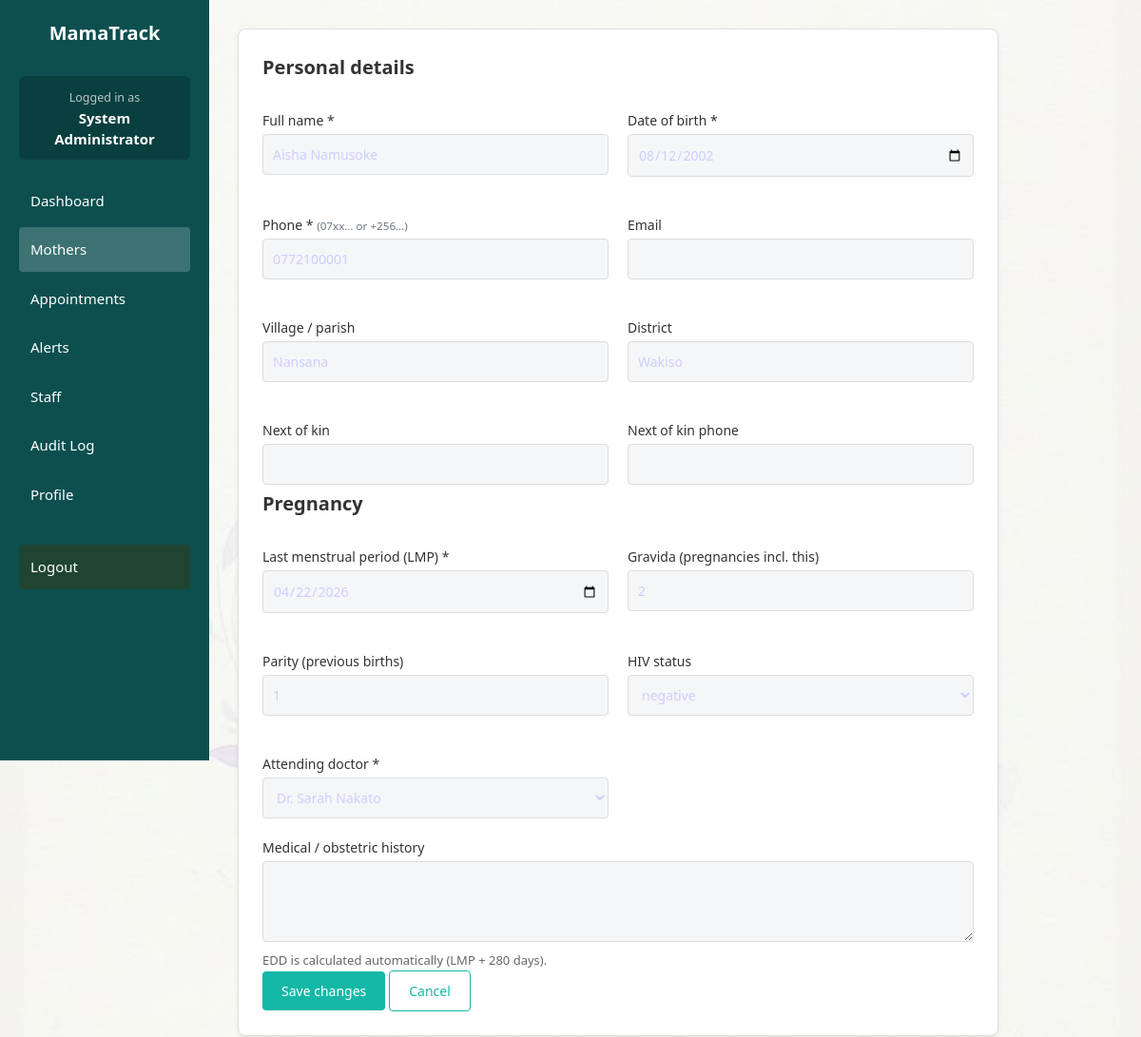
Screenshot of /patient_form.php?id=1 (signed in) with the database file from the repository.
### tables this page shows
CREATE TABLE `users` (
  `id` int(11) NOT NULL,
  `name` varchar(150) NOT NULL,
  `email` varchar(150) NOT NULL,
  `phone` varchar(30) DEFAULT NULL,
  `role` enum('admin','doctor','nurse') NOT NULL,
  `password_hash` varchar(255) NOT NULL,
  `active` tinyint(1) NOT NULL DEFAULT 1,
  `must_change` tinyint(1) NOT NULL DEFAULT 0,
  `failed_logins` int(11) NOT NULL DEFAULT 0,
  `locked_until` datetime DEFAULT NULL,
  `created_at` datetime NOT NULL
);

CREATE TABLE `patients` (
  `id` int(11) NOT NULL,
  `mrn` varchar(50) DEFAULT NULL,
  `name` varchar(150) NOT NULL,
  `dob` date NOT NULL,
  `phone` varchar(30) DEFAULT NULL,
  `email` varchar(150) DEFAULT NULL,
  `village` varchar(150) DEFAULT NULL,
  `district` varchar(150) DEFAULT NULL,
  `next_of_kin` varchar(150) DEFAULT NULL,
  `nok_phone` varchar(30) DEFAULT NULL,
  `lmp` date NOT NULL,
  `edd` date DEFAULT NULL,
  `gravida` int(11) NOT NULL DEFAULT 1,
  `parity` int(11) NOT NULL DEFAULT 0,
  `hiv_status` varchar(20) NOT NULL DEFAULT 'unknown',
  `history` text DEFAULT NULL,
  `doctor_id` int(11) DEFAULT NULL,
  `risk_level` varchar(20) NOT NULL DEFAULT 'unassessed',
  `risk_score` int(11) NOT NULL DEFAULT 0,
  `created_by` int(11) DEFAULT NULL,
  `created_at` datetime NOT NULL
);

### patient_form.php (the view, shortened to what this page needs)
<?php
require __DIR__ . '/includes/bootstrap.php';
$u = require_login();
$id = (int)($_GET['id'] ?? 0);
$p = $id ? get_patient($id) : null;
$errors = []; $d = $p ?: ['name' => '', 'dob' => '', 'phone' => '', 'email' => '', 'village' => '', 'district' => '', 'next_of_kin' => '', 'nok_phone' => '',
    'lmp' => '', 'gravida' => 1, 'parity' => 0, 'hiv_status' => 'unknown', 'history' => '', 'doctor_id' => $u['role'] === 'doctor' ? $u['id'] : ''];
page_header($p ? 'Edit mother' : 'Register mother', 'patients'); ?>
<form method="post" class="card form"><?= csrf_field() ?>
  <h2>Personal details</h2>
  <div class="cols">
    <label>Full name *<input name="name" value="<?= h($d['name']) ?>" required></label>
    <label>Date of birth *<input type="date" name="dob" value="<?= h($d['dob']) ?>" max="<?= today() ?>" required></label>
    <label>Phone * <small>(07xx… or +256…)</small><input name="phone" value="<?= h($d['phone']) ?>" required></label>
    <label>Email<input type="email" name="email" value="<?= h($d['email']) ?>"></label>
    <label>Village / parish<input name="village" value="<?= h($d['village']) ?>"></label>
    <label>District<input name="district" value="<?= h($d['district']) ?>"></label>
    <label>Next of kin<input name="next_of_kin" value="<?= h($d['next_of_kin']) ?>"></label>
    <label>Next of kin phone<input name="nok_phone" value="<?= h($d['nok_phone']) ?>"></label>
  </div>
  <h2>Pregnancy</h2>
  <div class="cols">
    <label>Last menstrual period (LMP) *<input type="date" name="lmp" value="<?= h($d['lmp']) ?>" max="<?= today() ?>" required></label>
    <label>Gravida (pregnancies incl. this)<input type="number" name="gravida" min="1" max="20" value="<?= h($d['gravida']) ?>"></label>
    <label>Parity (previous births)<input type="number" name="parity" min="0" max="20" value="<?= h($d['parity']) ?>"></label>
    <label>HIV status<select name="hiv_status"><?php foreach (['unknown', 'negative', 'positive'] as $o): ?><option <?= $d['hiv_status'] === $o ? 'selected' : '' ?>><?= $o ?></option><?php endforeach; ?></select></label>
    <label>Attending doctor *<select name="doctor_id"><option value="">— select —</option>
      <?php foreach (doctors() as $doc): ?><option value="<?= $doc['id'] ?>" <?= (int)$d['doctor_id'] === (int)$doc['id'] ? 'selected' : '' ?>><?= h($doc['name']) ?></option><?php endforeach; ?></select></label>
  </div>
  <label>Medical / obstetric history<textarea name="history" rows="3"><?= h($d['history']) ?></textarea></label>
  <p class="muted">EDD is calculated automatically (LMP + 280 days).</p>
  <button class="btn"><?= $p ? 'Save changes' : 'Register mother' ?></button> <a class="btn ghost" href="<?= $p ? 'patient.php?id=' . $id : 'patients.php' ?>">Cancel</a>
</form>
<?php page_footer();

### bootstrap.php (shortened to what this page needs)
<?php
function db() {
    static $pdo = null;
    if ($pdo === null) {
        $host = '127.0.0.1';
        $db   = 'mamatrack';
        $user = 'root';
        $pass = '';
        $charset = 'utf8mb4';
        $dsn = "mysql:host=$host;dbname=$db;charset=$charset";
        $options = [
            PDO::ATTR_ERRMODE            => PDO::ERRMODE_EXCEPTION,
            PDO::ATTR_DEFAULT_FETCH_MODE => PDO::FETCH_ASSOC,
            PDO::ATTR_EMULATE_PREPARES   => false,
        ];
        try {
            $pdo = new PDO($dsn, $user, $pass, $options);
        } catch (PDOException $e) {
            die("Database connection failed: " . $e->getMessage());
        }
    }
    return $pdo;
}
function today() { return date('Y-m-d'); }
function h($str) { return htmlspecialchars((string)$str, ENT_QUOTES, 'UTF-8'); }
function current_user() {
    static $u = null;
    if ($u === null) {
        $s = db()->prepare('SELECT * FROM users WHERE id=? AND active=1');
        $s->execute([$_SESSION['uid']]);
        $u = $s->fetch();
    }
    return $u;
}
function require_login($force_change = false) {
    $u = current_user();
    return $u;
}
function get_patient($id) {
    $s = db()->prepare('SELECT p.*, u.name AS doctor_name FROM patients p LEFT JOIN users u ON u.id=p.doctor_id WHERE p.id=?');
    $s->execute([$id]);
    return $s->fetch();
}
function doctors() {
    return db()->query("SELECT id, name FROM users WHERE role='doctor' AND active=1 ORDER BY name")->fetchAll();
}
function page_header($title, $active = '') {
    $u = current_user();
    ?><!DOCTYPE html><html lang="en"><head><meta charset="UTF-8"><meta name="viewport" content="width=device-width, initial-scale=1.0">
    <link rel="stylesheet" href="assets/style.css">
    </head><body>
    <?php if ($u): ?>
       <div class="sidebar" id="sidebar">
        <h2> MamaTrack</h2>
        <div style="background: rgba(0,0,0,0.2); padding: 10px; border-radius: 6px; margin-bottom: 20px; text-align: center;">
            <small style="color: rgba(255,255,255,0.7);">Logged in as</small><br>
            <b style="color: white;"><?= h($u['name']) ?></b>
        </div>
        <a href="dashboard.php" class="<?= $active==='dash'?'active':'' ?>">Dashboard</a> <a href="patients.php" class="<?= $active==='patients'?'active':'' ?>">Mothers</a>
        <a href="appointments.php" class="<?= $active==='appts'?'active':'' ?>">Appointments</a>
        <a href="notifications.php" class="<?= $active==='notif'?'active':'' ?>">Alerts</a>
        <?php if ($u['role'] === 'admin'): ?><a href="users.php" class="<?= $active==='users'?'active':'' ?>">Staff</a>
        <a href="audit.php" class="<?= $active==='audit'?'active':'' ?>">Audit Log</a><?php endif; ?>
        <a href="profile.php">Profile</a>
        <a href="logout.php" style="margin-top: 30px; background: rgba(35, 68, 45, 0.85);">Logout</a>
    </div>
    <div class="content">
    <?php endif; ?>
<?php
}
function page_footer() {
    if (current_user()) {
        echo '</div>';
    }
    echo '</body></html>';
}

### style.css (style rules this page uses)
:root { --bg:#f4f6f8;--card:#fff;--ink:#1d2733;--mute:#6b7785;--line:#e3e8ee;--brand:#0f766e;--brand2:#0b5a54; --bad:#c0392b;--warn:#b9770e;--ok:#1e8449 }
* { box-sizing:border-box }
body { margin:0;font:15px/1.5 system-ui,-apple-system,Segoe UI,Roboto,sans-serif;background:linear-gradient(rgba(244,246,248,.7),rgba(244,246,248,.7)),url('https://i.pinimg.com/736x/f6/3e/a1/f63ea1126cc6912b124e506825b23bbc.jpg') center/cover no-repeat fixed;color:var(--ink);display:flex;min-height:100vh }
a { color:var(--brand) }
h2 { font-size:1.1rem;margin:0 0 10px }
.card { background:rgba(255,255,255,.92);border:1px solid var(--line);border-radius:12px;padding:18px;margin-bottom:16px;backdrop-filter:blur(2px);box-shadow:0 10px 28px rgba(15,23,42,.08) }
.cols { display:grid;grid-template-columns:repeat(auto-fit,minmax(210px,1fr));gap:12px }
label { display:block;font-weight:600;font-size:.88rem;margin-bottom:10px }
label small { font-weight:400;color:var(--mute) }
input,select,textarea { width:100%;padding:8px 10px;border:1px solid var(--line);border-radius:8px;background:var(--bg);color:var(--ink);font:inherit;margin-top:4px }
.btn { display:inline-block;background:var(--brand);color:#fff;border:0;border-radius:8px;padding:9px 16px;font:inherit;font-weight:600;cursor:pointer;text-decoration:none }
.btn.ghost { background:transparent;color:var(--brand);border:1px solid var(--line) }
.muted { color:var(--mute) }
small { color:var(--mute) }

### bootstrap.php (style rules this page uses)
* { box-sizing: border-box; margin: 0; padding: 0; font-family: 'Segoe UI', Tahoma, Geneva, Verdana, sans-serif; }
body { background: #f5f5f5; background-image: url('assets/background.jpeg'); background-repeat: no-repeat; background-position: center center; background-size: cover; background-attachment: fixed; color: #333; display: flex; min-height: 100vh; }
.sidebar { width: 220px; background: #0d4f4f; color: white; padding: 20px; position: fixed; left: 0; top: 0; height: 100vh; transition: transform 0.3s ease; z-index: 1001; overflow-y: auto; }
.sidebar h2 { margin-bottom: 30px; font-size: 20px; text-align: center; color: white; }
.sidebar a { display: block; color: white; text-decoration: none; padding: 12px; margin: 5px 0; border-radius: 4px; transition: background 0.2s; }
.sidebar a:hover, .sidebar a.active { background: rgba(255,255,255,0.2); }
.content { margin-left: 220px; padding: 30px; flex: 1; transition: margin-left 0.3s ease; width: calc(100% - 220px); }
.card { background: white; padding: 25px; border-radius: 8px; box-shadow: 0 2px 4px rgba(0,0,0,0.08); margin-bottom: 20px; border: 1px solid #e0e0e0; }
.card.form { max-width: 800px; }
.cols { display: grid; grid-template-columns: 1fr 1fr; gap: 20px; }
label { display: block; margin: 15px 0 5px; font-weight: 500; font-size: 14px; color: #333; }
input, select, textarea { width: 100%; padding: 10px; border: 1px solid #ddd; border-radius: 4px; font-size: 14px; color: #ceceff; transition: border 0.2s; }
.btn { display: inline-block; padding: 10px 20px; background: #14b8a6; color: white; text-decoration: none; border-radius: 4px; border: none; cursor: pointer; font-size: 14px; font-weight: 500; transition: background 0.2s; }
.btn.ghost { background: transparent; color: #14b8a6; border: 1px solid #14b8a6; }
.muted { color: #666; font-size: 13px; }
h2 { color: #333; font-size: 20px; font-weight: 600; margin-bottom: 15px; }
.card h2 { margin-top: 0; }
a { color: #14b8a6; text-decoration: none; transition: color 0.2s; }
.sidebar a { text-decoration: none; }
.btn { text-decoration: none; }

### rows the page displays
users: name "System Administrator"
patients: name "Aisha Namusoke", dob "08/12/2002", phone "0772100001", village "Nansana", district "Wakiso", lmp "04/22/2026", gravida "2", parity "1", hiv_status "negative", doctor_id "Dr. Sarah Nakato"
